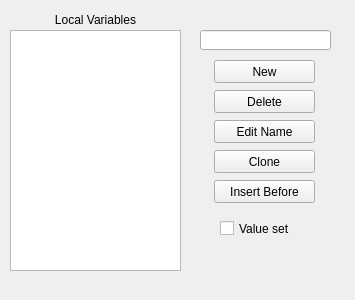
<?xml version="1.0" encoding="UTF-8"?>
<ui version="4.0">
 <class>VariableSection</class>
 <widget class="QDockWidget" name="VariableSection">
  <property name="geometry">
   <rect>
    <x>0</x>
    <y>0</y>
    <width>355</width>
    <height>300</height>
   </rect>
  </property>
  <property name="locale">
   <locale language="English" country="UnitedStates"/>
  </property>
  <property name="features">
   <set>QDockWidget::DockWidgetFloatable|QDockWidget::DockWidgetMovable</set>
  </property>
  <property name="windowTitle">
   <string>Variable Section</string>
  </property>
  <widget class="QWidget" name="dockWidgetContents">
   <widget class="QListWidget" name="LocalVariableList">
    <property name="geometry">
     <rect>
      <x>10</x>
      <y>30</y>
      <width>171</width>
      <height>241</height>
     </rect>
    </property>
    <property name="selectionMode">
     <enum>QAbstractItemView::ExtendedSelection</enum>
    </property>
   </widget>
   <widget class="QLabel" name="LocalLabel">
    <property name="geometry">
     <rect>
      <x>10</x>
      <y>10</y>
      <width>171</width>
      <height>20</height>
     </rect>
    </property>
    <property name="text">
     <string>&lt;html&gt;&lt;head/&gt;&lt;body&gt;&lt;p align=&quot;center&quot;&gt;Local Variables&lt;/p&gt;&lt;/body&gt;&lt;/html&gt;</string>
    </property>
   </widget>
   <widget class="QPushButton" name="NewLocal">
    <property name="geometry">
     <rect>
      <x>214</x>
      <y>60</y>
      <width>101</width>
      <height>23</height>
     </rect>
    </property>
    <property name="text">
     <string>New</string>
    </property>
   </widget>
   <widget class="QPushButton" name="DeleteLocal">
    <property name="geometry">
     <rect>
      <x>214</x>
      <y>90</y>
      <width>101</width>
      <height>23</height>
     </rect>
    </property>
    <property name="text">
     <string>Delete</string>
    </property>
   </widget>
   <widget class="QPushButton" name="EditLocalName">
    <property name="geometry">
     <rect>
      <x>214</x>
      <y>120</y>
      <width>101</width>
      <height>23</height>
     </rect>
    </property>
    <property name="text">
     <string>Edit Name</string>
    </property>
   </widget>
   <widget class="QPushButton" name="InsertBeforeLocal">
    <property name="geometry">
     <rect>
      <x>214</x>
      <y>180</y>
      <width>101</width>
      <height>23</height>
     </rect>
    </property>
    <property name="text">
     <string>Insert Before</string>
    </property>
   </widget>
   <widget class="QPushButton" name="CloneLocal">
    <property name="geometry">
     <rect>
      <x>214</x>
      <y>150</y>
      <width>101</width>
      <height>23</height>
     </rect>
    </property>
    <property name="text">
     <string>Clone</string>
    </property>
   </widget>
   <widget class="QCheckBox" name="isValueSetCheck">
    <property name="geometry">
     <rect>
      <x>220</x>
      <y>220</y>
      <width>70</width>
      <height>17</height>
     </rect>
    </property>
    <property name="text">
     <string>Value set</string>
    </property>
   </widget>
   <widget class="QLineEdit" name="LocalNameEdit">
    <property name="geometry">
     <rect>
      <x>200</x>
      <y>30</y>
      <width>131</width>
      <height>20</height>
     </rect>
    </property>
   </widget>
  </widget>
 </widget>
 <resources/>
 <connections/>
</ui>
